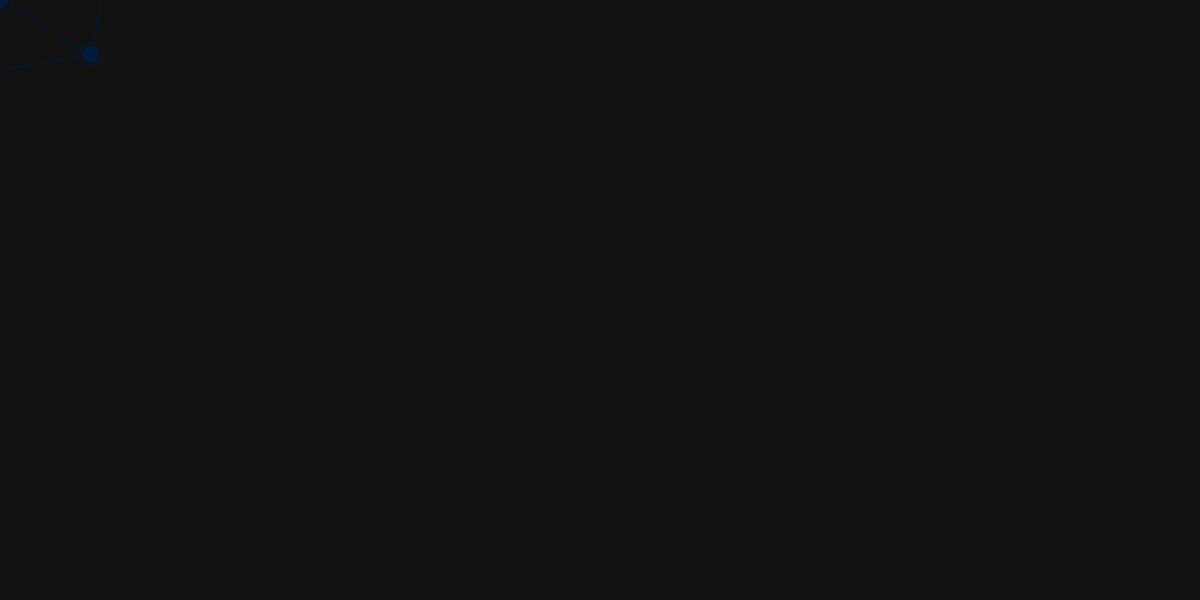
Frame 1 (no input)
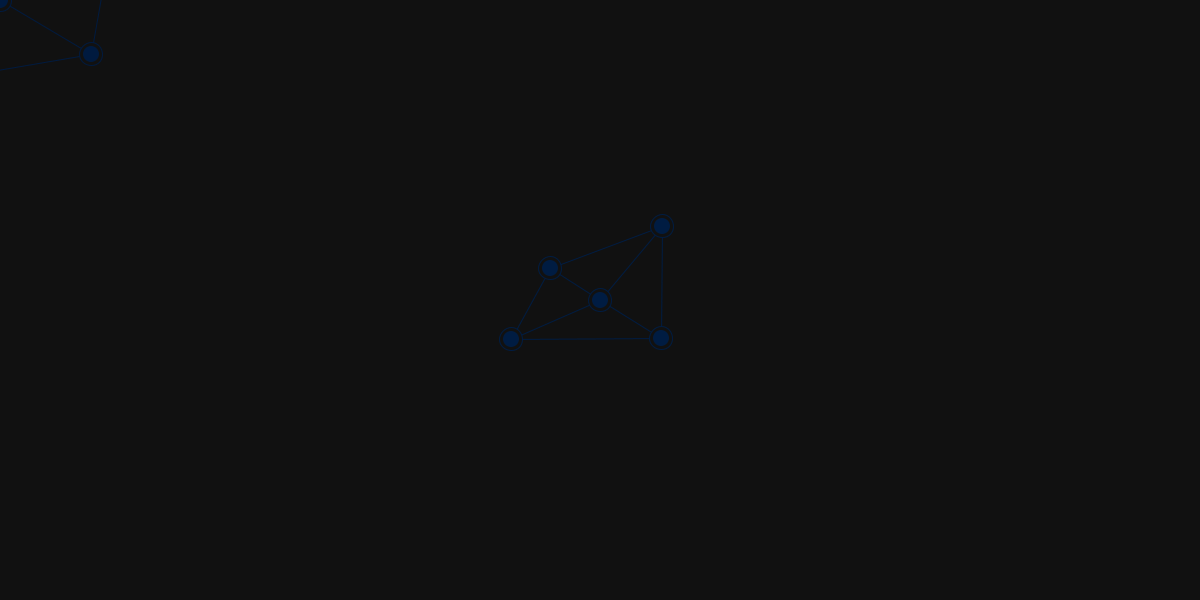
Frame 2 (the mouse pressed at the canvas centre, redrawn once)

The Processing sketch that drew these frames (run headless with seeded random() and noise(); the mouse was pressed at the canvas centre and the sketch redrawn once):

// Processing sketch: processing_20326
// ── processing_20326.pde

  int blueColor = 25;

void setup() {
  size (1200,600);
  colorMode(HSB, 360, 100, 100);
  background (25);
  smooth();  
}

void draw() {

/////VARIABLES
  //circleOne
  int circleOneX = mouseX;
  int circleOneY = mouseY;
  circleOneX += random(30,125);
  circleOneY += random(30,125);
  
  //circleTwo
  int circleTwoX = mouseX;
  int circleTwoY = mouseY;
  circleTwoX -= random(30,125);
  circleTwoY -= random(30,125);
  
  //circleThree
  int circleThreeX = mouseX;
  int circleThreeY = mouseY;
  circleThreeX += random(30,125);
  circleThreeY -= random(30,125);
  
  //circleFour
  int circleFourX = mouseX;
  int circleFourY = mouseY;
  circleFourX -= random(30,125);
  circleFourY += random(30,125);
  

  
/////LINES
  stroke (215, 99, blueColor);
  
  //lines center out
  line(mouseX,mouseY,circleOneX,circleOneY);
  line(mouseX,mouseY,circleTwoX,circleTwoY);
  line(mouseX,mouseY,circleThreeX,circleThreeY);
  line(mouseX,mouseY,circleFourX,circleFourY);
  
  //lines between
  line(circleOneX,circleOneY,circleFourX,circleFourY);
  line(circleFourX,circleFourY,circleTwoX,circleTwoY);
  line(circleTwoX,circleTwoY,circleThreeX,circleThreeY);
  line(circleThreeX,circleThreeY,circleOneX,circleOneY);
  
/////CIRCLES
  //Outer Circle
  fill(25);
  stroke (215, 99, blueColor);
  ellipse(mouseX, mouseY, 23, 23);
  ellipse(circleOneX, circleOneY, 23, 23);
  ellipse(circleTwoX, circleTwoY, 23, 23);
  ellipse(circleThreeX, circleThreeY, 23, 23);
  ellipse(circleFourX, circleFourY, 23, 23);
  
  //Center Circle
  noStroke();
  fill (215, 99, blueColor);
  ellipse(mouseX,mouseY, 16, 16);
  ellipse(circleOneX, circleOneY, 16, 16);
  ellipse(circleTwoX, circleTwoY, 16, 16);
  ellipse(circleThreeX, circleThreeY, 16, 16);
  ellipse(circleFourX, circleFourY, 16, 16);

  noLoop();
}

void mousePressed() {
    blueColor += 1;
  redraw();
}

void keyPressed() {
 save("offf.tif"); 
}
